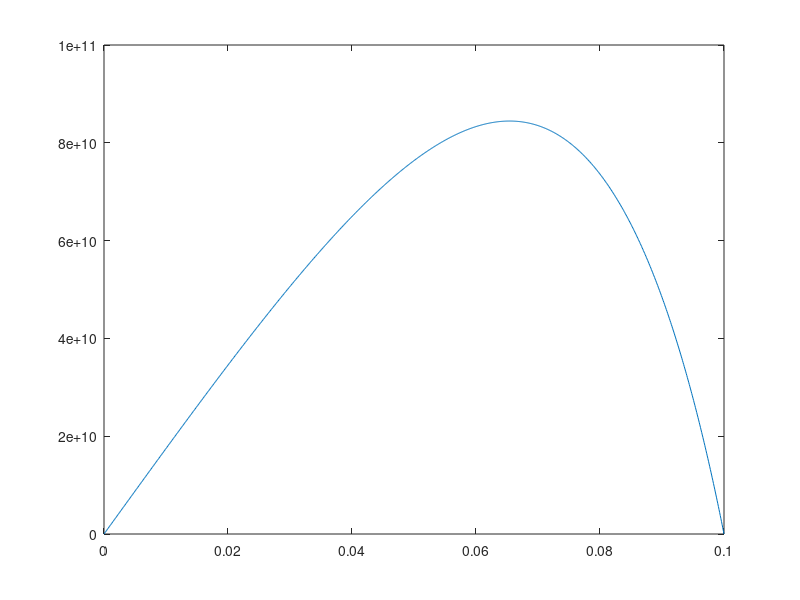

This figure's MATLAB source:
%% Increasing x, while keeping konstant k.
% A function for finding the pressure over the length of the bearing with a
% konstant k.

%Setup
N       = 1000;                         % Number of unknowns
mu      = 0.01;                         % Viscosity [Pas] 
U       = 1;                            % Runner speed [m/s]
l       = 0.1;                          % Bearing length [m]
hmin    = 10^-6;                        % Trailing edge film thickness [m]
k       = 1.18;                         % Slope parameter [No dimension].
p0      = 100000;                       % left limit [Pa]
pL      = 100000;                       % right limit [Pa]
xi      = l/(N);                        % step length
x       = [xi:xi:l]                     % x axis

h = hmin*(1+k-(k/l).*x);

a = (h.^3)/(12*mu);
F = (U/2).*h;

%% Diagonal vectors

c1 = (a(1:N-1)+a(2:N))./(2.*x(1:N-1).^2); %lower diagonal
d1 = -(a(1:N-1)+2*a(2:N)+a(1:N-1))./(2.*x(1:N-1).^2); %main diagonal
e1 = (a(1:N-1)+a(2:N))./(2.*x(1:N-1).^2); %top diagonal

%% Right hand side
z = (F(2:N)-F(1:N-1))./(2.*x(1:N-1));

%% Setup vectors and sparse matrix A

e = [0 e1(1:end-1)];
c = [c1(2:end) 0];
A = spdiags([c' d1' e'],[-1 0 1],N-1,N-1);

f = [z(1)-c1(1)*p0 z(2:end-1) z(N-1)-e(N-1)*pL]';

%% Solving the linear system of equations.
u = A\f;

%% Plotting p over x.
x = [0 x]
p = [p0 u' pL];
plot(x,p);

%% Finding max values

[maxp,xval] = max(p);
xloc = xval/N;
